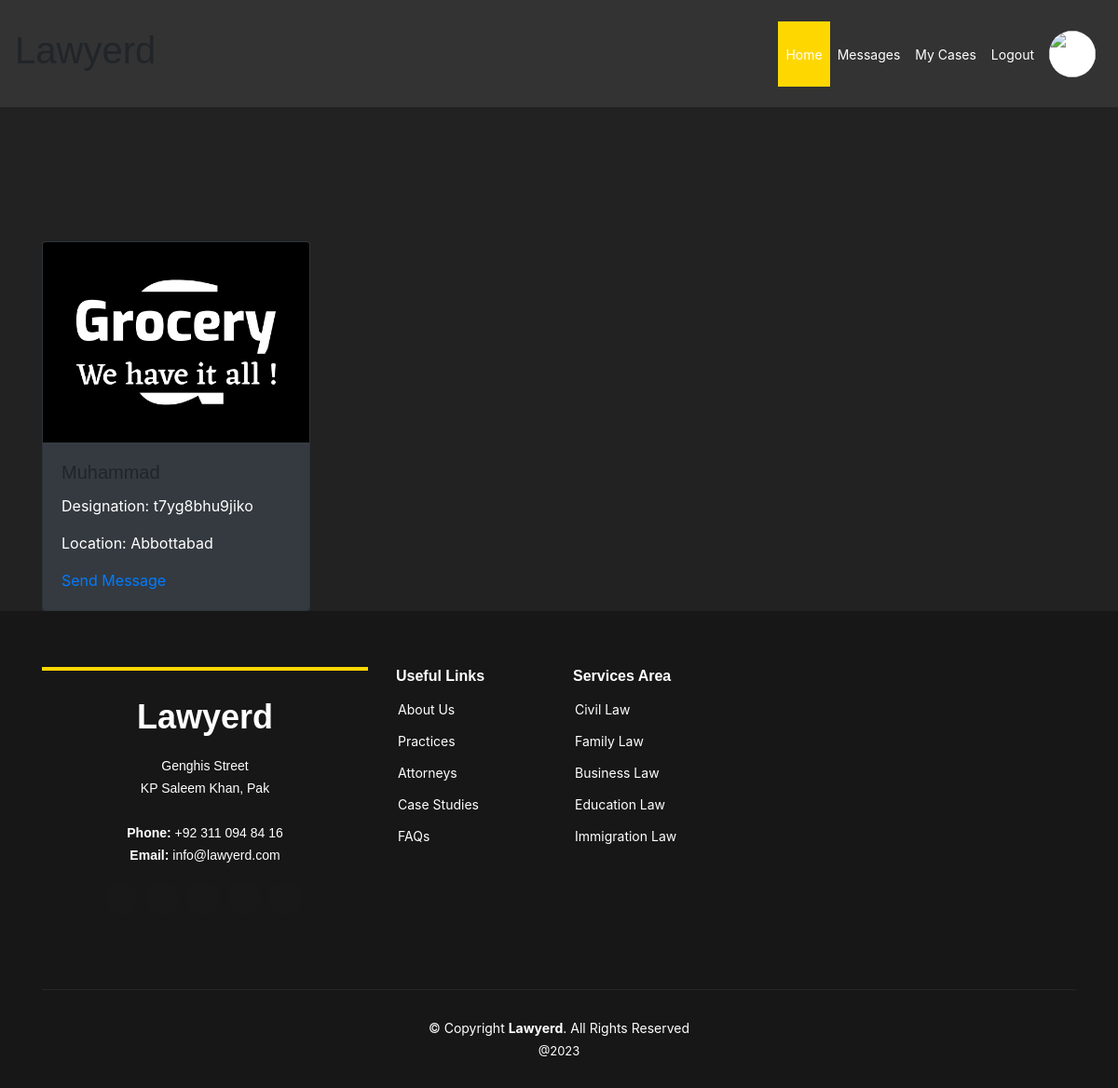
Before: /accounts/clienthome (signed in) with the older database file.
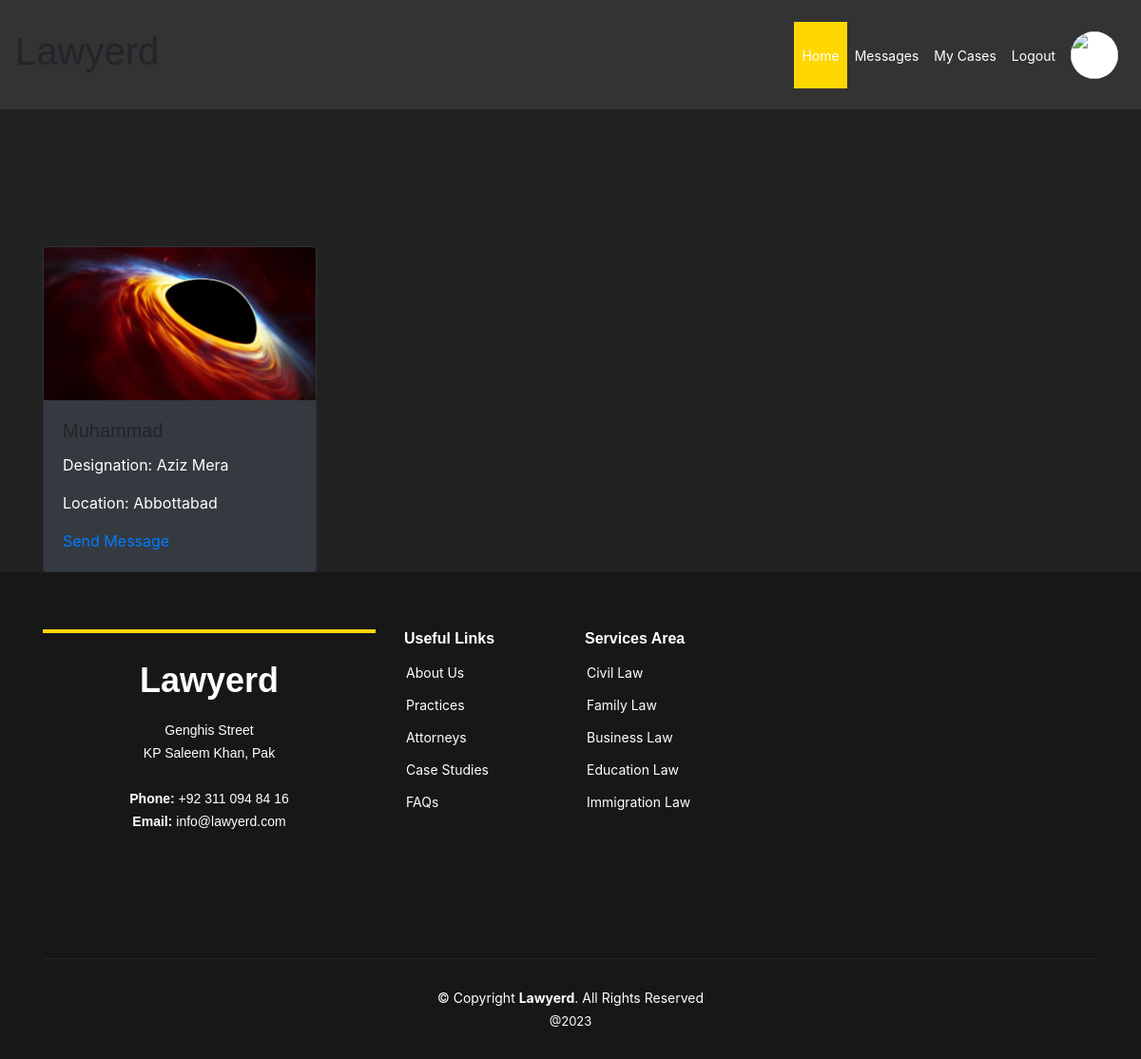
After: the same page with the newer database file.
### accounts/models.py (models this page shows)
class Lawyer(models.Model):
    user = models.OneToOneField(User, on_delete=models.CASCADE, primary_key=True)
    phone_number = models.CharField(max_length=20)
    designation = models.CharField(max_length=20)
    house_number = models.CharField(max_length=20)
    area = models.CharField(max_length=20)
    city = models.CharField(max_length=20)
    state = models.CharField(max_length=20)
    postal_code = models.CharField(max_length=10)
    cnic = models.CharField(max_length=16)
    date_of_birth = models.CharField(max_length=19)
    marital_status = models.CharField(max_length=20)
    gender = models.CharField(max_length=20)
    qualification = models.CharField(max_length=20)
    university = models.CharField(max_length=250)
    degree_start_from = models.CharField(max_length=14)
    degree_end = models.CharField(max_length=14)
    practice = models.CharField(max_length=50)
    bar_council = models.CharField(max_length=50)
    enrolment_year = models.CharField(max_length=14)
    license_number = models.CharField(max_length=10)
    current_firm = models.CharField(max_length=50)
    Expertise = models.CharField(max_length=20)

class User(AbstractUser):
    is_client = models.BooleanField(default=False)
    is_lawyer = models.BooleanField(default=False)
    first_name = models.CharField(max_length=100)
    last_name = models.CharField(max_length=100)
    image = models.ImageField(null=True)

### accounts/views.py (the view)
# urls.py: path('clienthome', views.clienthome, name='clienthome'),
@login_required(login_url='login')
def clienthome(request):
    lawyers = Lawyer.objects.all()
    client_user = request.user
    conversations = Conversation.objects.filter(participants=client_user)
    participants_names = {}
    for conversation in conversations:
        participants = conversation.participants.all()
        lawyer_user = participants.exclude(id=client_user.id).first()
        participants_names[conversation.id] = lawyer_user.username if lawyer_user else None
    return render(request, 'clienthome.html',
                  {'conversations': conversations, 'participants_names': participants_names, 'client_user': client_user,
                   'lawyers': lawyers})

### templates/clienthome.html (shortened to what this page needs)
{% load static %}
<!doctype html>
<html lang="en">
  <head>
      <link rel="stylesheet" href="../static/assets/css/style.css">
<link href="../static/assets/css/bootstrap.min.css" rel="stylesheet">
  </head>
  <body>
{% include 'clientnav.html' %}
<main>
  <section class="py-5 text-center container">
  </section>
  <div class="container mt-5">
    {% for lawyer in lawyers %}
    <div class="card bg-dark" style="width: 18rem;">
      <img src="{{ lawyer.user.image.url }}" class="card-img-top" alt="User Image">
      <div class="card-body">
        <h5 class="card-title">{{ lawyer.user.first_name }}</h5>
        <p class="card-text">Designation: {{ lawyer.designation }}</p>
        <p class="card-text">Location: {{ lawyer.city }}</p>
<a href="{% url 'send_message' receiver_id=lawyer.user.id %}">Send Message</a>
      </div>
    </div>
    {% endfor %}
  </div>
</main>
{% include 'footer.html' %}
  </body>
</html>

### templates/clientnav.html (shortened to what this page needs)
<!DOCTYPE html>
<html lang="en">
<head>
  <link rel="stylesheet" href="https://maxcdn.bootstrapcdn.com/bootstrap/4.5.2/css/bootstrap.min.css">
</head>
<body>
  <nav class="navbar navbar-expand-md">
    <h1>Lawyerd</h1>
    <div class="collapse navbar-collapse" id="navbarCollapse">
      <ul class="navbar-nav ml-auto">
        <li class="nav-item active">
          <a class="nav-link" href="#">Home</a>
        </li>
        <li class="nav-item">
          <a class="nav-link" href="{% url 'client_messages' %}">Messages</a>
        </li>
        <li class="nav-item">
          <a class="nav-link" href="#">My Cases</a>
        </li>
        <li class="nav-item">
          <a class="nav-link" href="{% url 'logout' %}">Logout</a>
        </li>
        <li class="nav-item">
          <a class="nav-link" href="#">
            <img class="profile-icon" src="{{ client.user.image.url }}" alt="">
          </a>
        </li>
      </ul>
    </div>
  </nav>
</body>
</html>

### templates/footer.html (shortened to what this page needs)
<footer id="footer" >
    <div class="footer-top">
      <div class="container">
        <div class="row">
          <div class="col-lg-4 col-md-6">
            <div class="footer-info">
              <h3>Lawyerd</h3>
              <p>
                Genghis Street <br>
                KP Saleem Khan, Pak<br><br>
                <strong>Phone:</strong> +92 311 094 84 16<br>
                <strong>Email:</strong> info@lawyerd.com<br>
              </p>
              <div class="social-links mt-3">
                <a href="#" class="twitter"></a>
                <a href="#" class="facebook"></a>
                <a href="#" class="instagram"></a>
                <a href="#" class="google-plus"></a>
                <a href="#" class="linkedin"></a>
              </div>
            </div>
          </div>
          <div class="col-lg-2 col-md-6 footer-links">
            <h4>Useful Links</h4>
            <ul>
              <li> <a href="#">About Us</a></li>
              <li> <a href="#">Practices</a></li>
              <li> <a href="#">Attorneys</a></li>
              <li> <a href="#">Case Studies</a></li>
              <li> <a href="#">FAQs</a></li>
            </ul>
          </div>
          <div class="col-lg-2 col-md-6 footer-links">
            <h4>Services Area</h4>
            <ul>
              <li> <a href="#">Civil Law</a></li>
              <li> <a href="#">Family Law</a></li>
              <li> <a href="#">Business Law</a></li>
              <li> <a href="#">Education Law</a></li>
              <li> <a href="#">Immigration Law</a></li>
            </ul>
          </div>
        </div>
      </div>
    </div>
    <div class="container">
      <div class="copyright">
        &copy; Copyright <strong><span>Lawyerd</span></strong>. All Rights Reserved
      </div>
      <div class="credits">
        @2023
      </div>
    </div>
  </footer>

### static/assets/css/style.css (style rules this page uses)
body { font-family: "Open Sans", sans-serif; color: gray; }
a { color: #FFD700; text-decoration: none; }
h1, h2, h3, h4, h5, h6 { font-family: "Raleway", sans-serif; }
.navbar { padding: 0; }
.navbar ul { margin: 0; padding: 0; display: flex; list-style: none; align-items: center; }
.navbar li { position: relative; }
.navbar a, .navbar a:focus { display: flex; align-items: center; justify-content: space-between; padding: 25px 15px 24px 15px; font-size: 14px; color: #fff; white-space: nowrap; transition: 0.3s; }
.navbar a:hover, .navbar .active, .navbar .active:focus, .navbar li:hover>a { background: #FFD700; }
section { padding: 60px 0; overflow: hidden; }
#footer { background: #171717; padding: 0 0 30px 0; color: #fff; font-size: 14px; }
#footer .footer-top { padding: 60px 0 30px 0; }
#footer .footer-top .footer-info { margin-bottom: 15px; background: #171717; color: #fff; border-top: 4px solid #FFD700; text-align: center; padding: 30px 20px; }
#footer .footer-top .footer-info h3 { font-size: 36px; margin: 0 0 20px 0; padding: 2px 0 2px 0; line-height: 1; font-weight: 700; }
#footer .footer-top .footer-info p { font-size: 14px; line-height: 24px; margin-bottom: 0; font-family: "Raleway", sans-serif; }
#footer .footer-top .social-links a { font-size: 18px; display: inline-block; background: rgba(25, 25, 25, 0.95); color: #fff; line-height: 1; padding: 8px 0; margin-right: 4px; border-radius: 50%; text-align: center; width: 36px; height: 36px; transition: 0.3s; }
#footer .footer-top h4 { font-size: 16px; font-weight: 600; color: #fff; position: relative; padding-bottom: 12px; }
#footer .footer-top .footer-links { margin-bottom: 30px; }
#footer .footer-top .footer-links ul { list-style: none; padding: 0; margin: 0; }
#footer .footer-top .footer-links ul li { padding: 10px 0; display: flex; align-items: center; }
#footer .footer-top .footer-links ul li:first-child { padding-top: 0; }
#footer .footer-top .footer-links ul a { color: #fff; transition: 0.3s; display: inline-block; line-height: 1; }
#footer .copyright { border-top: 1px solid #262626; text-align: center; padding-top: 30px; }
#footer .credits { padding-top: 5px; text-align: center; font-size: 13px; color: #fff; }

### templates/clienthome.html (style rules this page uses)
body { font-family: "Open Sans", sans-serif; background-color: black; }
p { color: white; }

### templates/clientnav.html (style rules this page uses)
body { background-color: #222; }
.navbar { background-color: #333; }
.profile-icon { width: 50px; height: 50px; border-radius: 50%; background-color: #fff; }
.navbar-nav .nav-link { color: #fff; }

Changed rows visible on the page:
changed Lawyer "Abbottabad": user.image: a different picture; designation "t7yg8bhu9jiko" → "Aziz Mera"
